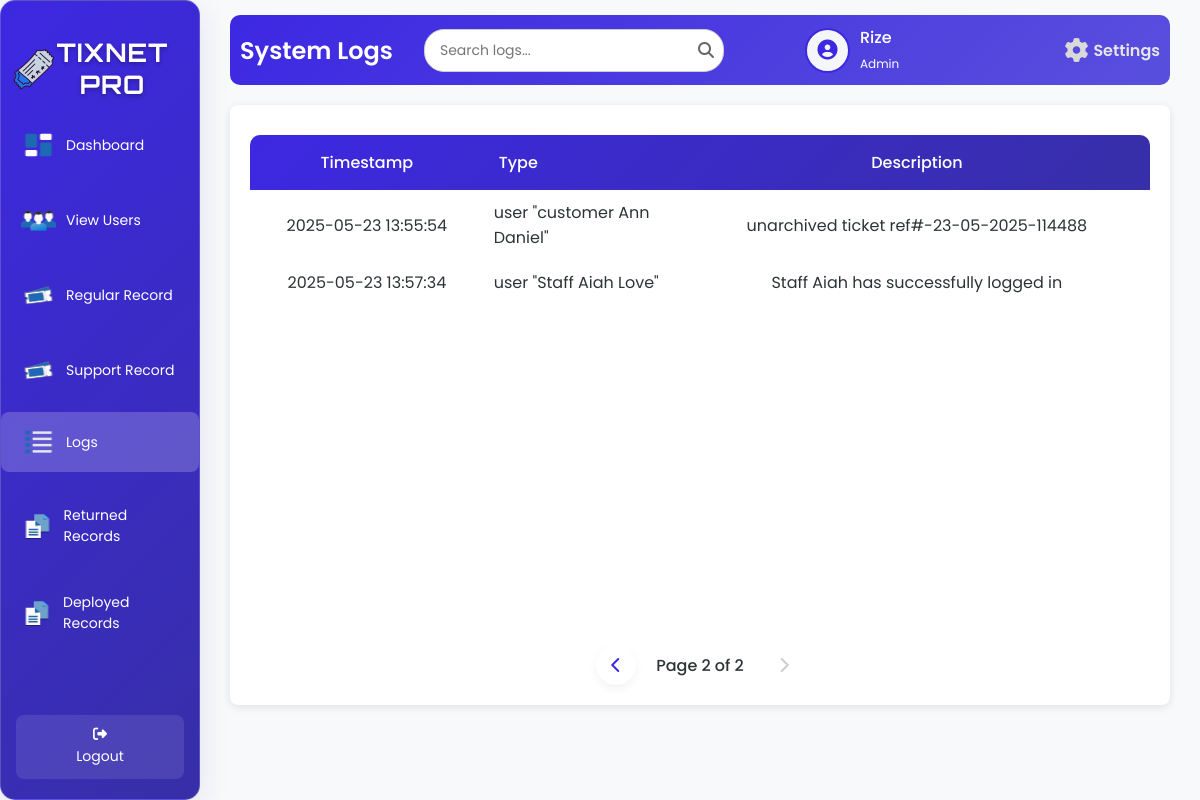
Page /logs.php?page=2 (signed in) on the earlier database version.
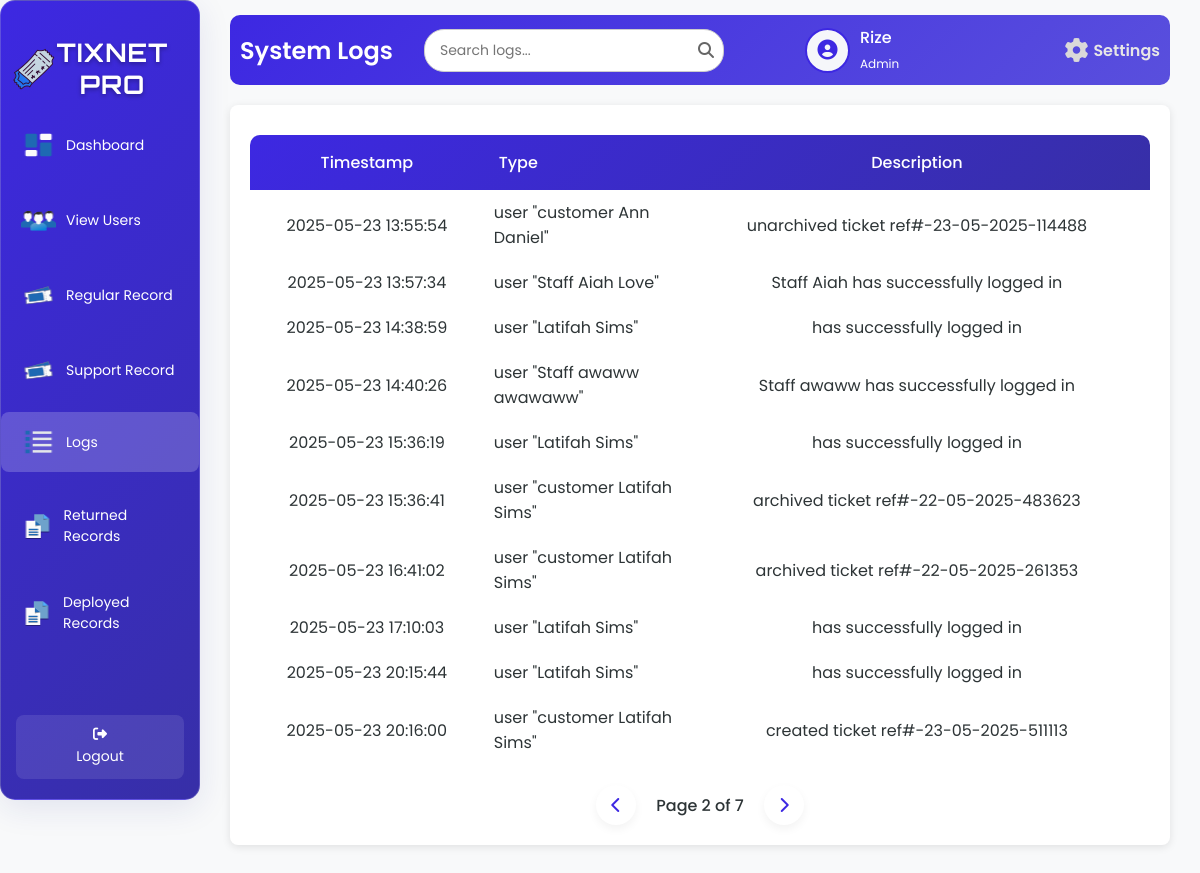
Same page on the later database version.
### tables this page shows
CREATE TABLE `tbl_user` (
  `u_id` int(50) NOT NULL,
  `u_fname` varchar(200) NOT NULL,
  `u_lname` varchar(200) NOT NULL,
  `u_email` varchar(200) NOT NULL,
  `u_username` varchar(200) NOT NULL,
  `u_password` varchar(200) NOT NULL,
  `u_type` varchar(200) NOT NULL,
  `u_status` varchar(200) NOT NULL
);

CREATE TABLE `tbl_logs` (
  `l_stamp` varchar(200) NOT NULL,
  `l_type` varchar(200) NOT NULL,
  `l_description` varchar(200) NOT NULL
);

### logs.php (the view, shortened to what this page needs)
<?php
include 'db.php';
$username = $_SESSION['username'];
$firstName = '';
$userType = '';
$avatarPath = $_SESSION['avatarPath'];
if ($conn) {
    $sqlUser = "SELECT u_fname, u_lname, u_type FROM tbl_user WHERE u_username = ?";
    $stmt = $conn->prepare($sqlUser);
    $stmt->bind_param("s", $_SESSION['username']);
    $stmt->execute();
    $resultUser = $stmt->get_result();
    if ($resultUser->num_rows > 0) {
        $row = $resultUser->fetch_assoc();
        $firstName = $row['u_fname'] ?: $username;
        $userType = $row['u_type'];
    }
}
$logs_per_page = 10;
$current_page = isset($_GET['page']) ? max(1, (int)$_GET['page']) : 1;
$offset = ($current_page - 1) * $logs_per_page;
$total_logs_query = "SELECT COUNT(*) as total FROM tbl_logs";
$total_logs_result = $conn->query($total_logs_query);
$total_logs = $total_logs_result->fetch_assoc()['total'];
$total_pages = ceil($total_logs / $logs_per_page);
$log_query = "SELECT l_stamp, l_type, l_description FROM tbl_logs ORDER BY l_stamp ASC LIMIT ?, ?";
$stmt = $conn->prepare($log_query);
$stmt->bind_param("ii", $offset, $logs_per_page);
$stmt->execute();
$logResult = $stmt->get_result();
?>
<!DOCTYPE html>
<html lang="en">
<head>
    <link rel="stylesheet" href="logss.css">
    <link rel="stylesheet" href="https://cdnjs.cloudflare.com/ajax/libs/font-awesome/6.6.0/css/all.min.css" />
</head>
<body>
<div class="wrapper">
    <div class="sidebar glass-container">
        <h2><img src="image/logo.png" alt="Tix Net Icon" class="sidebar-icon">TixNet Pro</h2>
        <ul>
            <li><a href="adminD.php"><img src="image/main.png" alt="Dashboard" class="icon" /> <span>Dashboard</span></a></li>
            <li><a href="viewU.php"><img src="image/users.png" alt="View Users" class="icon" /> <span>View Users</span></a></li>
            <li><a href="regular_close.php"><img src="image/ticket.png" alt="Regular Record" class="icon" /> <span>Regular Record</span></a></li>
            <li><a href="support_close.php"><img src="image/ticket.png" alt="Supports Record" class="icon" /> <span>Support Record</span></a></li>
            <li><a href="logs.php" class="active"><img src="image/log.png" alt="Logs" class="icon" /> <span>Logs</span></a></li>
            <li><a href="returnT.php"><img src="image/record.png" alt="Returned Records" class="icon" /> <span>Returned Records</span></a></li>
            <li><a href="deployedT.php"><img src="image/record.png" alt="Deployed Records" class="icon" /> <span>Deployed Records</span></a></li>
        </ul>
        <footer>
            <a href="index.php" class="back-home"><i class="fas fa-sign-out-alt"></i> Logout</a>
        </footer>
    </div>
    <div class="container">
        <div class="upper">
            <h1>System Logs</h1>
            <div class="search-container">
                <input type="text" class="search-bar" id="searchInput" placeholder="Search logs..." onkeyup="debouncedSearchLogs()">
                <span class="search-icon"><i class="fas fa-search"></i></span>
            </div>
            <div class="user-profile">
                <div class="user-icon">
                    <?php
                    $cleanAvatarPath = preg_replace('/\?\d+$/', '', $avatarPath);
                    if (!empty($avatarPath) && file_exists($cleanAvatarPath)) {
                        echo "<img src='" . htmlspecialchars($avatarPath, ENT_QUOTES, 'UTF-8') . "' alt='User Avatar'>";
                    } else {
                        echo "<i class='fas fa-user-circle'></i>";
                    }
                    ?>
                </div>
                <div class="user-details">
                    <span><?php echo htmlspecialchars($firstName, ENT_QUOTES, 'UTF-8'); ?></span>
                    <small><?php echo htmlspecialchars(ucfirst($userType), ENT_QUOTES, 'UTF-8'); ?></small>
                </div>
                <a href="settings.php" class="settings-link">
                    <i class="fas fa-cog"></i>
                    <span>Settings</span>
                </a>
            </div>
        </div>
        <div class="table-box">
            <table>
                <thead>
                    <tr>
                        <th>Timestamp</th>
                        <th>Type</th>
                        <th>Description</th>
                    </tr>
                </thead>
                <tbody id="logs-tbody">
                    <?php if ($logResult->num_rows > 0): ?>
                        <?php while ($logRow = $logResult->fetch_assoc()): ?>
                            <?php
                            $type_display = $logRow['l_type'] ? 'user "' . htmlspecialchars($logRow['l_type']) . '"' : 'Unknown';
                            ?>
                            <tr>
                                <td><?php echo htmlspecialchars($logRow['l_stamp']); ?></td>
                                <td><?php echo $type_display; ?></td>
                                <td><?php echo htmlspecialchars($logRow['l_description']); ?></td>
                            </tr>
                        <?php endwhile; ?>
                    <?php else: ?>
                        <tr>
                            <td colspan="3" style="text-align: center;">No logs found</td>
                        </tr>
                    <?php endif; ?>
                </tbody>
            </table>
            <div class="pagination" id="logs-pagination">
                <?php
                $paginationParams = [];
                if ($current_page > 1) {
                    $paginationParams['page'] = $current_page - 1;
                    echo "<a href='logs.php?" . http_build_query($paginationParams) . "' class='pagination-link'><i class='fas fa-chevron-left'></i></a>";
                } else {
                    echo "<span class='pagination-link disabled'><i class='fas fa-chevron-left'></i></span>";
                }
                echo "<span class='current-page'>Page $current_page of $total_pages</span>";
                if ($current_page < $total_pages) {
                    $paginationParams['page'] = $current_page + 1;
                    echo "<a href='logs.php?" . http_build_query($paginationParams) . "' class='pagination-link'><i class='fas fa-chevron-right'></i></a>";
                } else {
                    echo "<span class='pagination-link disabled'><i class='fas fa-chevron-right'></i></span>";
                }
                ?>
            </div>
        </div>
    </div>
</div>
</body>
</html>

### logs.php (style rules this page uses)
table th:nth-child(2), table td:nth-child(2) { width: 200px; text-align: left; }

Differences in the rows shown:
added tbl_logs: l_stamp "2025-05-23 14:38:59", l_type "user \"Latifah Sims\"", l_description "has successfully logged in"
added tbl_logs: l_stamp "2025-05-23 14:40:26", l_type "user \"Staff awaww awawaww\"", l_description "Staff awaww has successfully logged in"
added tbl_logs: l_stamp "2025-05-23 15:36:19", l_type "user \"Latifah Sims\"", l_description "has successfully logged in"
added tbl_logs: l_stamp "2025-05-23 15:36:41", l_type "user \"customer Latifah Sims\"", l_description "archived ticket ref#-22-05-2025-483623"
added tbl_logs: l_stamp "2025-05-23 16:41:02", l_type "user \"customer Latifah Sims\"", l_description "archived ticket ref#-22-05-2025-261353"
added tbl_logs: l_stamp "2025-05-23 17:10:03", l_type "user \"Latifah Sims\"", l_description "has successfully logged in"
added tbl_logs: l_stamp "2025-05-23 20:15:44", l_type "user \"Latifah Sims\"", l_description "has successfully logged in"
added tbl_logs: l_stamp "2025-05-23 20:16:00", l_type "user \"customer Latifah Sims\"", l_description "created ticket ref#-23-05-2025-511113"
Other differences:
$total_pages: "2" → "7"
